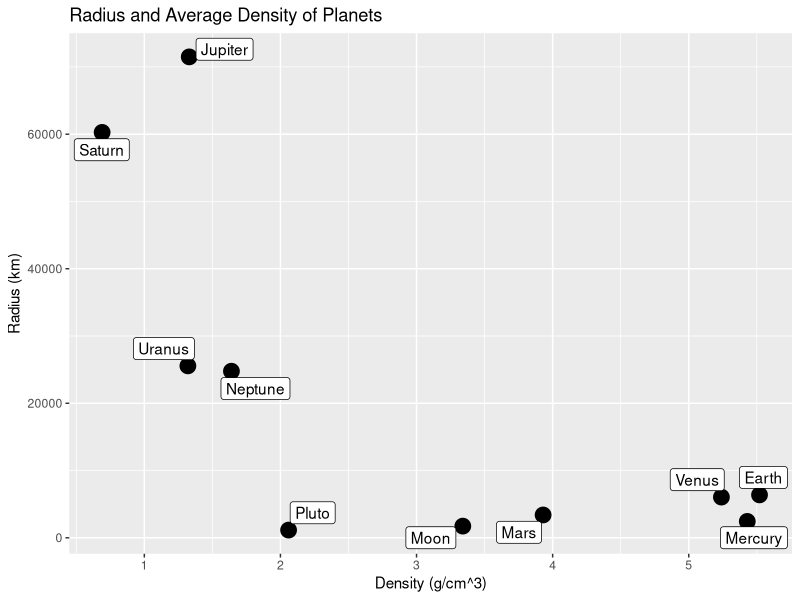
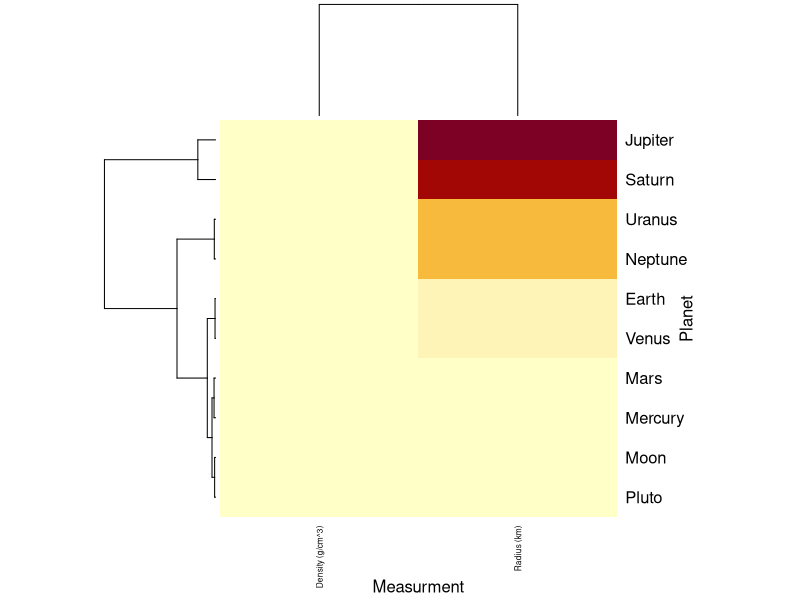
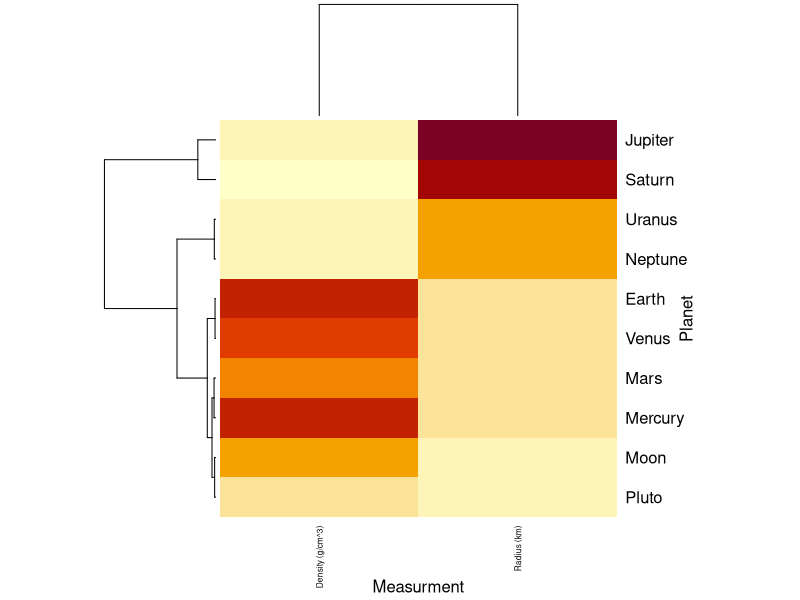
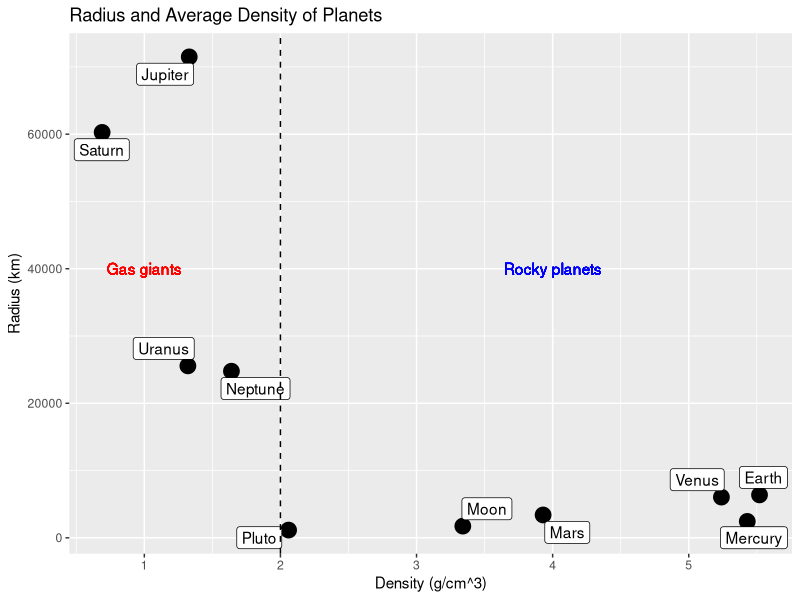
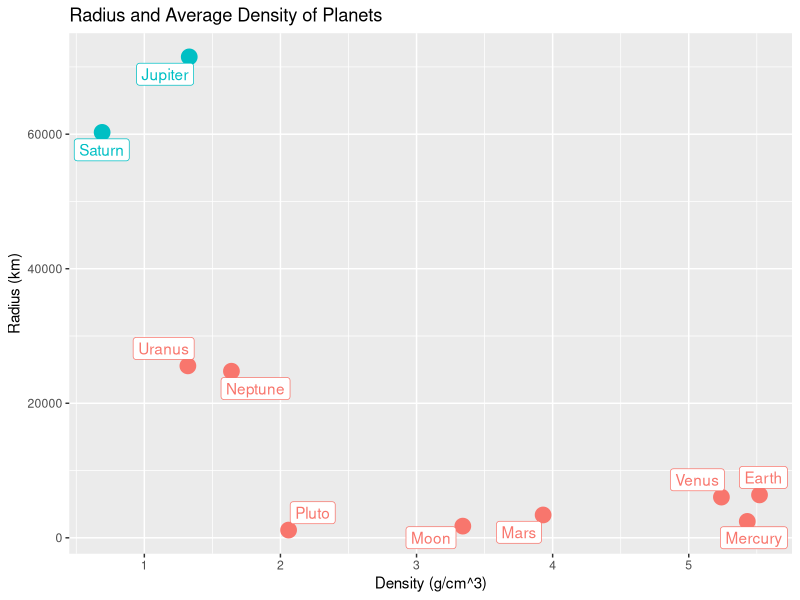
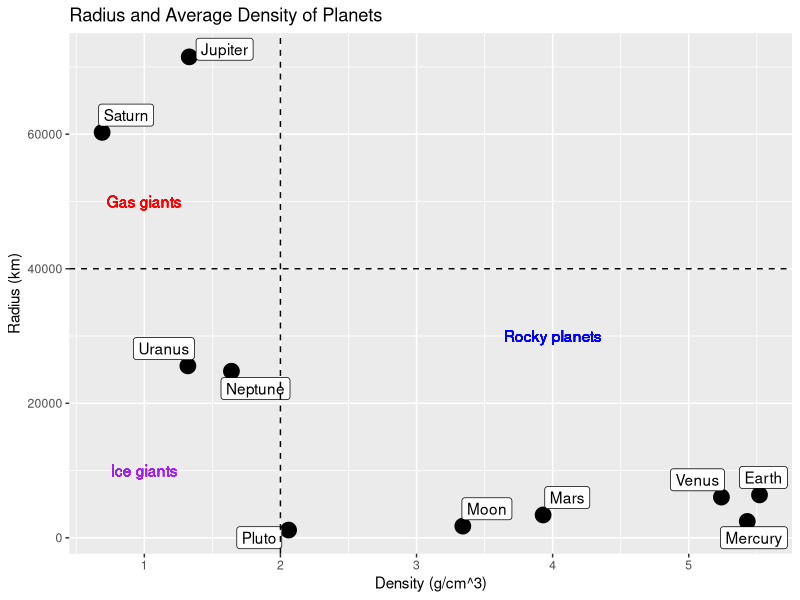
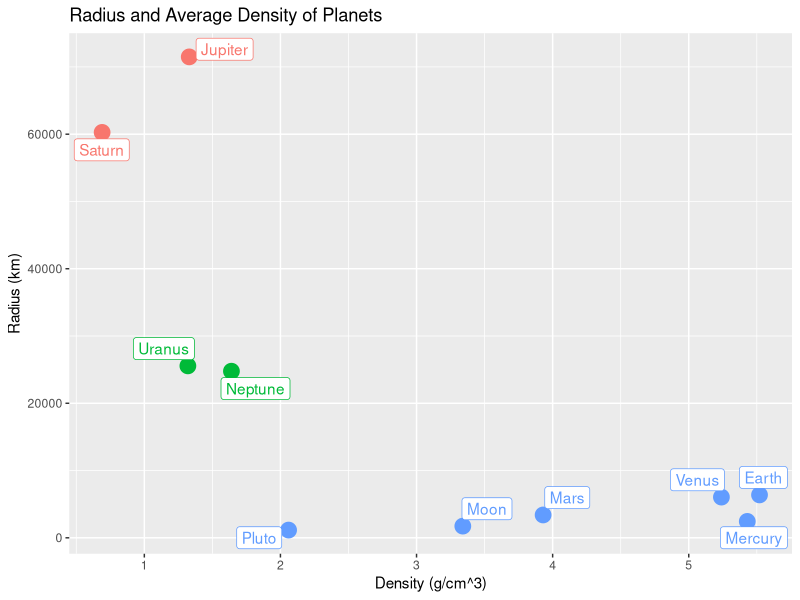
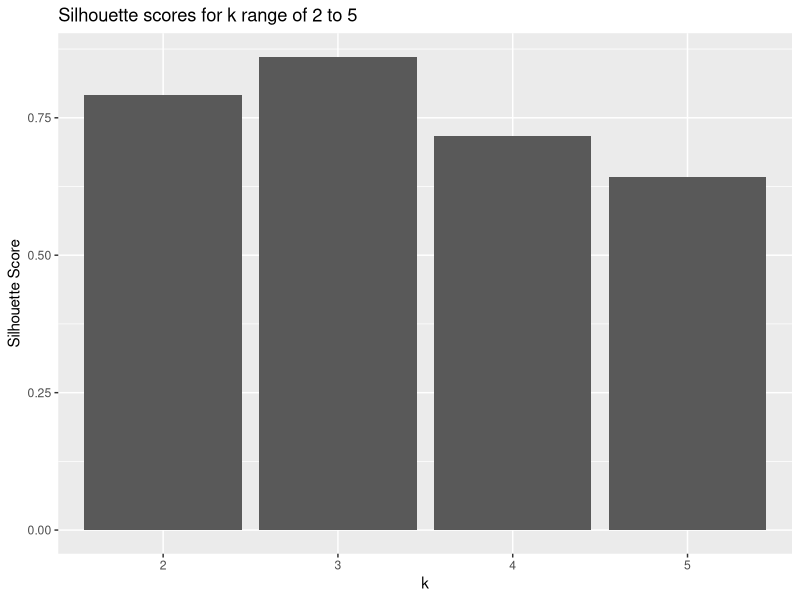

The R script that drew these images, in order:
## ---- chunk 1
knitr::opts_chunk$set(echo = TRUE)
## ---- chunk 2
library(ggplot2) # a popular plotting library
library(ggrepel) # an extension on ggplot2 for 
library(cluster) # a utility for clustering techniques (e.g. silhouette function)
library(readxl) # a utility for reading excel files
## ---- chunk 3
planet_data = read.csv("planets.csv") # reading in the planet data
planet_data
colnames(planet_data) = c("name", "density","rad") # setting new, simpler column names
planet_plot = ggplot(planet_data, aes(x = density, y = rad, label = name)) +
  geom_point(size = 5) + geom_label_repel(aes(label = name)) + 
  ggtitle("Radius and Average Density of Planets") +
  xlab("Density (g/cm^3)") + ylab("Radius (km)")
planet_plot # visualizing data
## ---- chunk 4
# subset the data frame to only the numeric values
numeric_planet_data = as.matrix(planet_data[,c("density","rad")]) 

# visualize data after hierarchical clustering
heatmap(numeric_planet_data, Colv=F, scale='none',
        labCol = c("Density (g/cm^3)", "Radius (km)"),
        labRow = planet_data[,1],
        xlab = "Measurment", ylab = "Planet", cexCol = .6)
## ---- chunk 5
# standardize columns
heatmap(numeric_planet_data, Colv=F, scale = "col",
        labCol = c("Density (g/cm^3)", "Radius (km)"),
        labRow = planet_data[,1],
        xlab = "Measurment", ylab = "Planet",cexCol = .6)
## ---- chunk 6
a = c(2,8,1,6)
b = c(5,8,4,8)
## ---- chunk 7
vector_diff = a - b
square_diff = vector_diff^2
sum_square_diff = sum(square_diff)
euclid = sqrt(sum_square_diff)
euclid
## ---- chunk 8
euclid = norm(vector_diff, type = "2")
euclid
## ---- chunk 9
correlation_distance = 1 - cor(a,b)
correlation_distance
## ---- chunk 10
planet_plot + 
  geom_vline(xintercept=2, linetype="dashed", color = "black") +
  geom_text(label = "Gas giants", x = 1, y = 40000, color = "red") +
  geom_text(label = "Rocky planets", x = 4, y = 40000, color = "blue")
## ---- chunk 11
k_2_idents = kmeans(numeric_planet_data, centers = 2) # run k-means with k = 2
idents_2 = as.factor(k_2_idents[["cluster"]]) # convert output to categorical variable
planet_data$idents_2 = idents_2 # add clustering info to planet_data
ggplot(planet_data, aes(x = density, y = rad, label = name, color = idents_2)) +
  geom_point(size = 5) + geom_label_repel(aes(label = name)) + 
  ggtitle("Radius and Average Density of Planets") +
  xlab("Density (g/cm^3)") + ylab("Radius (km)") +
  theme(legend.position = "none")
## ---- chunk 12
planet_plot + 
  geom_vline(xintercept=2, linetype="dashed", color = "black") +
  geom_hline(yintercept = 40000, linetype="dashed", color = "black") +
  geom_text(label = "Gas giants", x = 1, y = 50000, color = "red") +
  geom_text(label = "Ice giants", x = 1, y = 10000, color = "purple") +
  geom_text(label = "Rocky planets", x = 4, y = 30000, color = "blue")
## ---- chunk 13
k_3_idents = kmeans(as.matrix(planet_data[,2:3]), centers = 3, nstart=25)
idents_3 = as.factor(k_3_idents[["cluster"]]) 
planet_data$idents_3 = idents_3 #adds an additional column to planet_data with the clustering generated by kmeans
ggplot(planet_data, aes(x = density, y = rad, label = name, color = idents_3)) +
  geom_point(size = 5) + geom_label_repel(aes(label = name)) + 
  ggtitle("Radius and Average Density of Planets") +
  xlab("Density (g/cm^3)")+
  ylab("Radius (km)") + 
  theme(legend.position = "none")
## ---- chunk 14
# compute distance (Euclidean) between planets
dist_planets = dist(numeric_planet_data)

# define a function to determine the silhouette score
k1 = 2; k2 = 5 # define k range as [k1, k2]
silhouette_score <- unlist(lapply(k1:k2, function(k){
  k_means <- kmeans(numeric_planet_data, centers = k, nstart=25) # run kmeans for a given value of k
  silhouette_out <- silhouette(k_means$cluster, dist_planets) # generate silhouette values for each cluster
  sil_mat = matrix(silhouette_out,ncol = 3) # converts the output of the silhouette function into a matrix
  sil_mat = sil_mat[,3] # subsets the matrix to the silhouette scores
  return(mean(sil_mat)) # returns the mean of slihouette values (silhouette score)
}))

# create a data frame with values of k and their associated silhouette scores
silhouette_df = data.frame(clusts = as.factor(k1:k2), score = silhouette_score) 

# visualize how the silhouette score changes with k
ggplot(silhouette_df, aes(x = clusts, y = score)) +
  geom_bar(stat = "identity") +
  ggtitle(sprintf("Silhouette scores for k range of %d to %d", k1, k2)) +
  xlab("k") + ylab("Silhouette Score") + 
  theme(legend.position = "none")
## ---- chunk 15
fram = read_excel("frmgham.xls") # reads data from an excel file
subset_vars = c('HOSPMI','TOTCHOL','SYSBP','DIABP','BMI','HEARTRTE','GLUCOSE','HDLC','LDLC') # create a list of columns to subset 
fram_health = fram[,subset_vars] # subset the object to the defined columns
head(fram_health) # display the first several rows of the subset data
## ---- chunk 16
rm_fram = apply(fram_health, MARGIN = 1, function(x){
  na_fram = is.na(x) # find a vector of all NA values in the row
  rm_row = any(na_fram) # find indices of rows containig NA values
  return(!rm_row) # indices of rows without NA values
})
fram_health = fram_health[rm_fram,] # subset to rows without NA values
fram_health = fram_health[1:50,] # subset to the first 50 rows
hospmi_vec = as.vector(fram_health$HOSPMI) # converts the HOSPMI column to a vector
heart_attack = factor(hospmi_vec); # converts HOSPMI into a categorical variable
levels(heart_attack) = c("No","Yes") # labels the categories
fram_health_data = fram_health[,2:ncol(fram_health)] # removes HOSPMI from the data frame
fram_health_data = as.matrix(fram_health_data) # converts the data frame to a matrix
head(fram_health_data) # display the first several rows of the matrix
## ---- chunk 17
heatmap(fram_health_data, Colv=F, scale = "col", labRow = heart_attack, 
        xlab = "Variable", ylab = "Patient", cexCol = .6)
## ---- chunk 18
cols.cor <- cor(fram_health_data, use = "pairwise.complete.obs",
                method = "pearson") # finds the pearson correlation between columns
rows.cor <- cor(t(fram_health_data), use = "pairwise.complete.obs",
                method = "pearson") # finds the pearson correlation between rows
hclust.col <- hclust(as.dist(1-cols.cor)) # hierarchical clustering on columns
hclust.row <- hclust(as.dist(1-rows.cor)) # hierarchical clustering on columns
heatmap(fram_health_data, scale = "col", labRow = heart_attack, 
        xlab = "Variable", ylab = "Patient",
        Colv = as.dendrogram(hclust.col), Rowv = as.dendrogram(hclust.row))
## ---- chunk 19
fram_chol = fram_health[,c('HOSPMI','TOTCHOL','LDLC')]
## ---- chunk 20
df = as.data.frame(fram_chol) # convert to data frame
k1 = 2; k2 = 10 # define k range as [2, 10]
silhouette_score <- unlist(lapply(k1:k2, function(k){
  k_means <- kmeans(df, centers = k, nstart=25)
  silhouette_out <- silhouette(k_means$cluster, dist(df))
  return(mean(matrix(silhouette_out,ncol = 3)[,3]))
}))

silhouette_df = data.frame(clusts = as.factor(k1:k2), score = silhouette_score)
ggplot(silhouette_df, aes(x = clusts, y = score)) +
  geom_bar(stat = "identity") +
  ggtitle(sprintf("Silhouette scores for k = %d to %d", k1, k2)) +
  xlab("Cluster") + ylab("Score") + 
  theme(legend.position = "none")
## ---- chunk 21
fram_chol_sub = fram_chol[,c("TOTCHOL","LDLC")] # subset to cholesterol and LDLC
fram_chol_sub = as.matrix(fram_chol_sub) # convert to a numeric matrix
k_2_idents = kmeans(fram_chol_sub, centers = 2) # apply k-means with k = 2
df = data.frame(fram_chol, Clusters = as.factor(k_2_idents$cluster)) # data frame to plot

ggplot(df, aes(x = TOTCHOL, y = LDLC, color = Clusters)) +
  geom_point(size = 2) +
  ggtitle("K-means Clustering of Framingham data (k = 2)") +
  xlab("Total Cholesterol") + ylab("LDLC") +
  theme(legend.position = "none")
## ---- chunk 22
pca_out = prcomp(fram_health_data, scale = TRUE) # run PCA
coeff = pca_out$rotation
head(coeff)
## ---- chunk 23
score =  pca_out$x
head(score)
## ---- chunk 24
variance = pca_out$sdev^2 # calculate variance
prop_variance = 100 * variance/sum(variance) # calculate % variance explained by each PC
pcs = paste0("PC_", 1:length(prop_variance)) # generate a vector of PC names (PC_1, PC_2, ... )

# create a data frame with the principal component names and variance data
pca_var_df = data.frame(PC = pcs, Variance = prop_variance) 
ggplot(pca_var_df, aes(x = PC, y = Variance)) +
  geom_bar(stat = "identity") +
  ggtitle("Variance explained by Principal Component") +
  xlab("PC") + ylab("Variance Explained (%)") + 
  theme(legend.position = "none")
## ---- chunk 25
# create a data frame with the first two PCs and heart attack information
pca_df = data.frame(PC1 = score[,1], PC2 = score[,2], heart_attack = heart_attack) 

# visualize PC1 vs. PC2
ggplot(pca_df, aes(x = PC1, y = PC2, color = heart_attack)) +
  geom_point(size = 3) + labs(color = "Heart attack") +
  ggtitle("PCA of Framingham data")
## ---- chunk 26
sort(abs(coeff[,"PC1"]), decreasing = TRUE)
